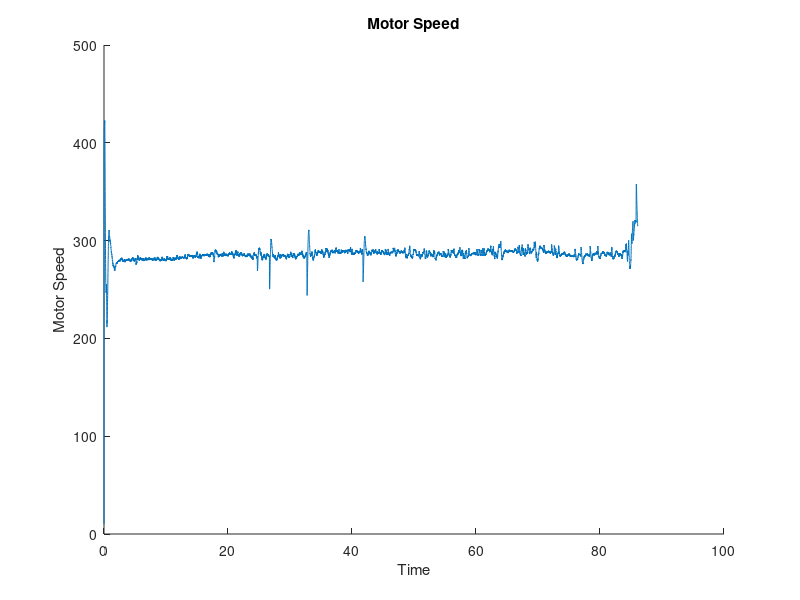
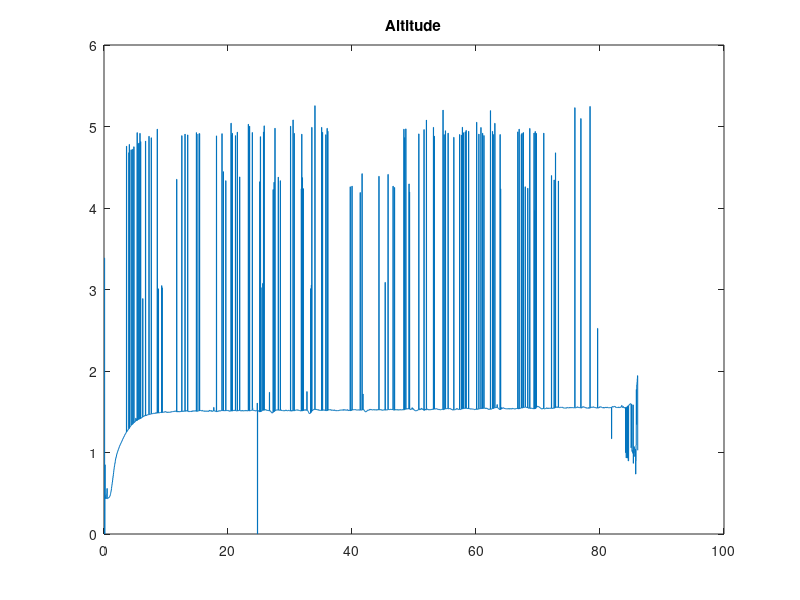
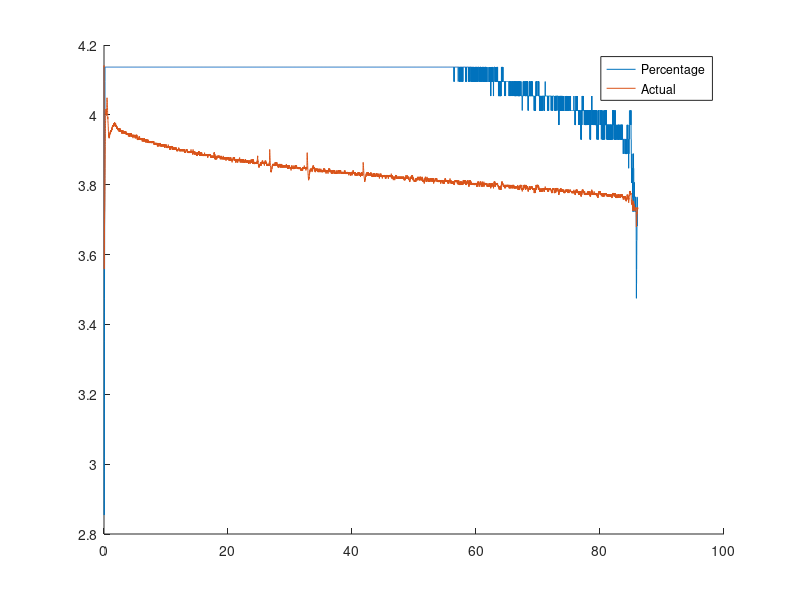
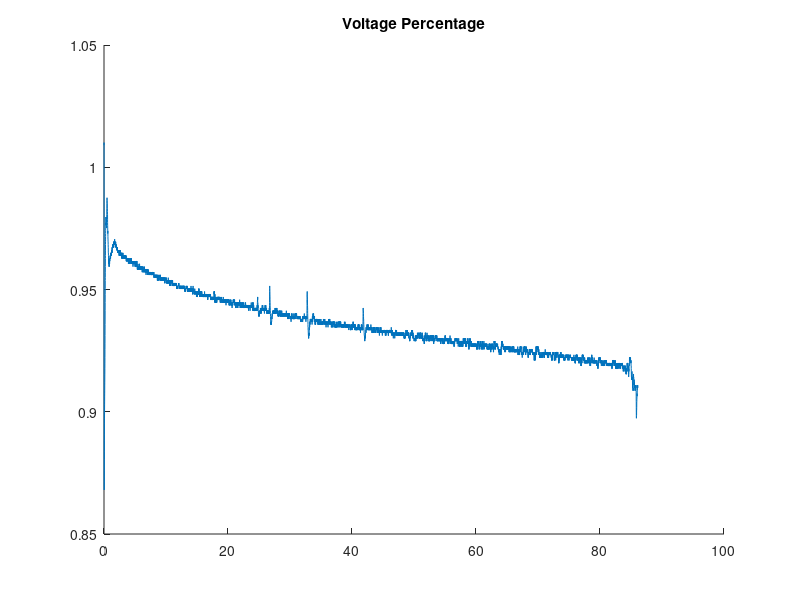

MATLAB code for these plots, in order: (Note: this script raises an error after producing the figures.)
%% Homework 4
% Part 2: Motor Model
% by Will Wu and Jackson Cox

clear, clc, close all;

%% Constants

T_s = 1/200;
F_s = 1/T_s;

% mixer motor arithmetic
% column 2 and 4 are sign-reversed since data from motor 2 & 4 are negative
mixer_mat = [1, -1, 1, -1; %T
            1, 1, -1, -1; %A
            1, -1, -1, 1; %E
            -1, -1, -1, -1]; %R

% Labels
a_x_l = 1;
a_y_l = 2;
a_z_l = 3;
p_l = 4;
q_l = 5;
r_l = 6;
h_l = 7;
h_prs_l = 8;

time_ind = 1;
x_l = 2;
y_l = 3;
h_est_l = 4;
psi_l = 5;
theta_l = 6;
phi_l = 7;
u_l = 8;
v_l = 9;
w_l = 10;
p_est_l = 11;
q_est_l = 12;
r_est_l = 13;

motor_speed_trim = 292.4758;
max_volt = 4.1; % max battery voltage, from the battery packaging


%% Battery Model
% Load Data
load('log_chirp_data/hover_voltage.mat');
% load('log_chirp_data/hover_voltage_trial2.mat');

T_s = 1/200;
t = 0:T_s:(length(motor_speed_data)/F_s);
t = t(1:end-1)';

% examine hover motor speed
figure; hold on;
plot(t, motor_speed_data(:,1));
% legend('1','2','3','4');
xlabel('Time'), ylabel('Motor Speed');
title('Motor Speed');

% examine battery voltage, state
figure;
plot(t,sensor_data(:,h_l));
title('Altitude');

% volt_percent = double(volt_percent)/100;
volt_V = double(volt_V);

figure; hold on;
plot(t,double(volt_percent) .* volt_V(1)/100, t, volt_V);
legend('Percentage', 'Actual');

% Percentage data looks unusable here, proceeding with volt_V
volt_percent = volt_V/max_volt;
figure; hold on;
plot(t,volt_percent);
title('Voltage Percentage');

regressor = [ones(size(volt_percent)) volt_percent];
output_m1 = motor_speed_trim ./motor_speed_data(:,1);
output_m2 = motor_speed_trim ./motor_speed_data(:,2);
output_m3 = motor_speed_trim ./motor_speed_data(:,3);
output_m4 = motor_speed_trim ./motor_speed_data(:,4);
% first entry is extremely large. Consider removal

c1 = regressor\output_m1;
c2 = regressor\output_m2;
c3 = regressor\output_m3;
c4 = regressor\output_m4;

% examine fit quality

% motor 1: prediction vs actual
predicted_m1_v = motor_speed_trim ./ (c1(1) + c1(2)*volt_percent);
predicted_m2_v = motor_speed_trim ./ (c2(1) + c2(2)*volt_percent);
predicted_m3_v = motor_speed_trim ./ (c3(1) + c3(2)*volt_percent);
predicted_m4_v = motor_speed_trim ./ (c4(1) + c4(2)*volt_percent);

figure, hold on;
subplot(2,2,1);
plot(t, motor_speed_data(:,1), t, predicted_m1_v);
legend('Actual', 'Predicted');

subplot(2,2,2);
plot(t, motor_speed_data(:,2), t, predicted_m2_v);
legend('Actual', 'Predicted');

subplot(2,2,3);
plot(t, motor_speed_data(:,3), t, predicted_m3_v);
legend('Actual', 'Predicted');

subplot(2,2,4);
plot(t, motor_speed_data(:,4), t, predicted_m4_v);
legend('Actual', 'Predicted');

sgtitle('Voltage Drop Compensation: Predicted vs Actual Motor Speed');

%% Motor Modelling

% Load Data
load('log_chirp_data/log_chirp_50Hz.mat');
% load('log_chirp_data/log_chirp_1Hz.mat');
% load('log_chirp_data/log_chirp_5Hz.mat');
% load('log_chirp_data/log_chirp_10Hz.mat');
% load('log_chirp_data/log_chirp_20Hz.mat');

% Data file specific parameters
t = 0:T_s:(length(motor_speed_data)/F_s);
t = t(1:end-1)';

% examine motor data: Motor 1
t_chirp = 0:T_s:22.995; %changed ranged to only second chirp because the 
% first chirp does not correlate well with motor speeds
range = (t_chirp>=10 & t_chirp<= 20);
figure(), hold on;
plot(t_chirp(range),detrend(motor_speed_data(range,1),0));
plot(t_chirp(range),chirp_data(range,1));
legend("n_a","n_c"); 
xlabel("Time (s)");
ylabel("Amplitude (Hz)");
title("Motor 1: Commanded motor speed and actual motor speed over time");

%Motor 2:
figure(), hold on;
plot(t_chirp(range),detrend(motor_speed_data(range,2),0));
plot(t_chirp(range),chirp_data(range,2));
legend("n_a","n_c");
xlabel("Time (s)");
ylabel("Amplitude (Hz)");
title("Motor 2: Commanded motor speed and actual motor speed over time");

%Motor 3:
figure(), hold on;
plot(t_chirp(range),detrend(motor_speed_data(range,3),0));
plot(t_chirp(range),chirp_data(range,3));
legend("n_a","n_c");
xlabel("Time (s)");
ylabel("Amplitude (Hz)");
title("Motor 3: Commanded motor speed and actual motor speed over time");

%Motor 4:
figure(), hold on;
plot(t_chirp(range),detrend(motor_speed_data(range,4),0));
plot(t_chirp(range),chirp_data(range,4));
legend("n_a","n_c");
xlabel("Time (s)");
ylabel("Amplitude (Hz)");
title("Motor 4: Commanded motor speed and actual motor speed over time");

%drone state to find chirp location
figure(), hold on;
figure(), hold on;
plot(t_chirp(range),sensor_data(range,p_l));
plot(t_chirp(range),sensor_data(range,q_l));
plot(t_chirp(range),sensor_data(range,r_l));
% plot(t_chirp(range),chirp_data(range,4));
legend("p","q","r");
% xlabel("Time (s)");
% ylabel("Amplitude (Hz)");
title("Motor 4: Commanded motor speed and actual motor speed over time");

%transfer function motor 1:
input = iddata(double(detrend(motor_speed_data(range,1),0)),chirp_data(range,1),T_s);
tf1 = tfest(input, 2,1);
output = lsim(tf1, chirp_data((range),1),t_chirp(range));
figure(), hold on;
plot(t_chirp(range), chirp_data(range,1));
plot(t_chirp(range), output);
title("Motor 1: Transfer Function Results");

%finding time delay and motor time constant using padea transformation
tau_a = -1/tf1.Numerator(1);
Td = 2/(tau_a*tf1.Numerator(2));
tf_est = tf(1,[tau_a,1],'Inputdelay',Td);
output12 = lsim(tf_est, chirp_data(range,1),t_chirp(range));
plot(t_chirp(range), output2);
legend("input", "output", "est tf");

%transfer function motor 2:
input = iddata(double(detrend(motor_speed_data(range,2),0)),chirp_data(range,2),T_s);
tf2 = tfest(input, 2,1);
output21 = lsim(tf2, chirp_data((range),2),t_chirp(range));
figure(), hold on;
plot(t_chirp(range), chirp_data(range,2));
plot(t_chirp(range), output21);
title("Motor 2: Transfer Function Results");

%finding time delay and motor time constant using padea transformation
tau_a2 = -1/tf2.Numerator(1);
Td2 = 2/(tau_a2*tf2.Numerator(2));
tf_est2 = tf(1,[tau_a2,1],'Inputdelay',Td2);
output22 = lsim(tf_est2, chirp_data(range,2),t_chirp(range));
plot(t_chirp(range), output22);
legend("input", "output", "est tf");

%transfer function motor 3:
input = iddata(double(detrend(motor_speed_data(range,3),0)),chirp_data(range,3),T_s);
tf3 = tfest(input, 2,1);
output31 = lsim(tf3, chirp_data((range),3),t_chirp(range));
figure(), hold on;
plot(t_chirp(range), chirp_data(range,3));
plot(t_chirp(range), output31);
title("Motor 3: Transfer Function Results");

%finding time delay and motor time constant using padea transformation
tau_a3 = -1/tf3.Numerator(1);
Td3 = 2/(tau_a3*tf3.Numerator(2));
tf_est3 = tf(1,[tau_a3,1],'Inputdelay',Td3);
output32 = lsim(tf_est3, chirp_data(range,3),t_chirp(range));
plot(t_chirp(range), output32);
legend("input", "output", "est tf");

%transfer function motor 4:
input = iddata(double(detrend(motor_speed_data(range,4),0)),chirp_data(range,4),T_s);
tf4 = tfest(input, 2,1);
output41 = lsim(tf4, chirp_data((range),4),t_chirp(range));
figure(), hold on;
plot(t_chirp(range), chirp_data(range,4));
plot(t_chirp(range), output41);
title("Motor 4: Transfer Function Results");

%finding time delay and motor time constant using padea transformation
tau_a4 = -1/tf4.Numerator(1);
Td4 = 2/(tau_a4*tf4.Numerator(2));
tf_est4 = tf(1,[tau_a4,1],'Inputdelay',Td4);
output42 = lsim(tf_est4, chirp_data(range,4),t_chirp(range));
plot(t_chirp(range), output42);
legend("input", "output", "est tf");

% Motor 3 Transfer Function blows up, but shares similar time delay and
% motor time constant